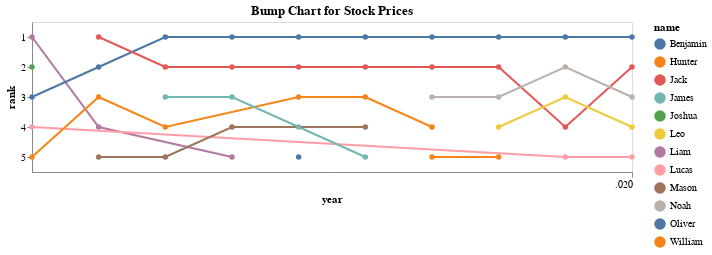

This figure's notebook cell:
### Code cell
df = load_data()

# def display_altar_bump_chart(df):

df = filter_df_bump_chart(df)

alt.Chart(df).mark_line(point=True).encode(
    x=alt.X("year:T"),  #.timeUnit("year").title("year"),
    y="rank:O",
    color=alt.Color("name:N")
).transform_window(
    rank="rank()",
    sort=[alt.SortField("count", order="descending")],
    groupby=["year"]
).properties(
    title="Bump Chart for Stock Prices",
    width=600,
    height=150,
)

### Figure 1 — Vega-Lite specification as saved in the notebook (floating-point values rounded to 4 significant figures)
{"config": {"view": {"continuousWidth": 400, "continuousHeight": 300}}, "data": {"name": "data-a3e7aa7f6bf3c3220f3be00af9825006"}, "mark": {"type": "line", "point": true}, "encoding": {"color": {"type": "nominal", "field": "name"}, "x": {"type": "temporal", "field": "year"}, "y": {"type": "ordinal", "field": "rank"}}, "height": 150, "title": "Bump Chart for Stock Prices", "transform": [{"window": [{"op": "rank", "field": "", "as": "rank"}], "groupby": ["year"], "sort": [{"field": "count", "order": "descending"}]}], "width": 600, "$schema": "https://vega.github.io/schema/vega-lite/v4.8.1.json", "datasets": {"data-a3e7aa7f6bf3c3220f3be00af9825006": [{"year": 2011, "gender": "male", "rank": 1, "name": "Liam", "count": 315}, {"year": 2011, "gender": "male", "rank": 2, "name": "Joshua", "count": 292}, {"year": 2011, "gender": "male", "rank": 3, "name": "Oliver", "count": 286}, {"year": 2011, "gender": "male", "rank": 4, "name": "Lucas", "count": 279}, {"year": 2011, "gender": "male", "rank": 5, "name": "William", "count": 272}, {"year": 2012, "gender": "male", "rank": 1, "name": "Jack", "count": 374}, {"year": 2012, "gender": "male", "rank": 2, "name": "Oliver", "count": 321}, {"year": 2012, "gender": "male", "rank": 3, "name": "William", "count": 317}, {"year": 2012, "gender": "male", "rank": 4, "name": "Liam", "count": 290}, {"year": 2012, "gender": "male", "rank": 5, "name": "Mason", "count": 271}, {"year": 2013, "gender": "male", "rank": 1, "name": "Oliver", "count": 307}, {"year": 2013, "gender": "male", "rank": 2, "name": "Jack", "count": 301}, {"year": 2013, "gender": "male", "rank": 3, "name": "James", "count": 279}, {"year": 2013, "gender": "male", "rank": 4, "name": "William", "count": 267}, {"year": 2013, "gender": "male", "rank": 5, "name": "Mason", "count": 262}, {"year": 2014, "gender": "male", "rank": 1, "name": "Oliver", "count": 313}, {"year": 2014, "gender": "male", "rank": 2, "name": "Jack", "count": 265}, {"year": 2014, "gender": "male", "rank": 3, "name": "James", "count": 255}, {"year": 2014, "gender": "male", "rank": 4, "name": "Mason", "count": 244}, {"year": 2014, "gender": "male", "rank": 5, "name": "Liam", "count": 241}, {"year": 2015, "gender": "male", "rank": 1, "name": "Oliver", "count": 348}, {"year": 2015, "gender": "male", "rank": 2, "name": "Jack", "count": 308}, {"year": 2015, "gender": "male", "rank": 3, "name": "William", "count": 272}, {"year": 2015, "gender": "male", "rank": 4, "name": "James", "count": 251}, {"year": 2015, "gender": "male", "rank": 5, "name": "Benjamin", "count": 246}, {"year": 2016, "gender": "male", "rank": 1, "name": "Oliver", "count": 332}, {"year": 2016, "gender": "male", "rank": 2, "name": "Jack", "count": 286}, {"year": 2016, "gender": "male", "rank": 3, "name": "William", "count": 263}, {"year": 2016, "gender": "male", "rank": 4, "name": "Mason", "count": 254}, {"year": 2016, "gender": "male", "rank": 5, "name": "James", "count": 253}, {"year": 2017, "gender": "male", "rank": 1, "name": "Oliver", "count": 314}, {"year": 2017, "gender": "male", "rank": 2, "name": "Jack", "count": 284}, {"year": 2017, "gender": "male", "rank": 3, "name": "Noah", "count": 257}, {"year": 2017, "gender": "male", "rank": 4, "name": "William", "count": 251}, {"year": 2017, "gender": "male", "rank": 5, "name": "Hunter", "count": 245}, {"year": 2018, "gender": "male", "rank": 1, "name": "Oliver", "count": 293}, {"year": 2018, "gender": "male", "rank": 2, "name": "Jack", "count": 273}, {"year": 2018, "gender": "male", "rank": 3, "name": "Noah", "count": 243}, {"year": 2018, "gender": "male", "rank": 4, "name": "Leo", "count": 221}, {"year": 2018, "gender": "male", "rank": 5, "name": "Hunter", "count": 207}, {"year": 2019, "gender": "male", "rank": 1, "name": "Oliver", "count": 335}, {"year": 2019, "gender": "male", "rank": 2, "name": "Noah", "count": 297}, {"year": 2019, "gender": "male", "rank": 3, "name": "Leo", "count": 257}, {"year": 2019, "gender": "male", "rank": 4, "name": "Jack", "count": 251}, {"year": 2019, "gender": "male", "rank": 5, "name": "Lucas", "count": 247}, {"year": 2020, "gender": "male", "rank": 1, "name": "Oliver", "count": 315}, {"year": 2020, "gender": "male", "rank": 2, "name": "Jack", "count": 261}, {"year": 2020, "gender": "male", "rank": 3, "name": "Noah", "count": 240}, {"year": 2020, "gender": "male", "rank": 4, "name": "Leo", "count": 235}, {"year": 2020, "gender": "male", "rank": 5, "name": "Lucas", "count": 206}]}}
